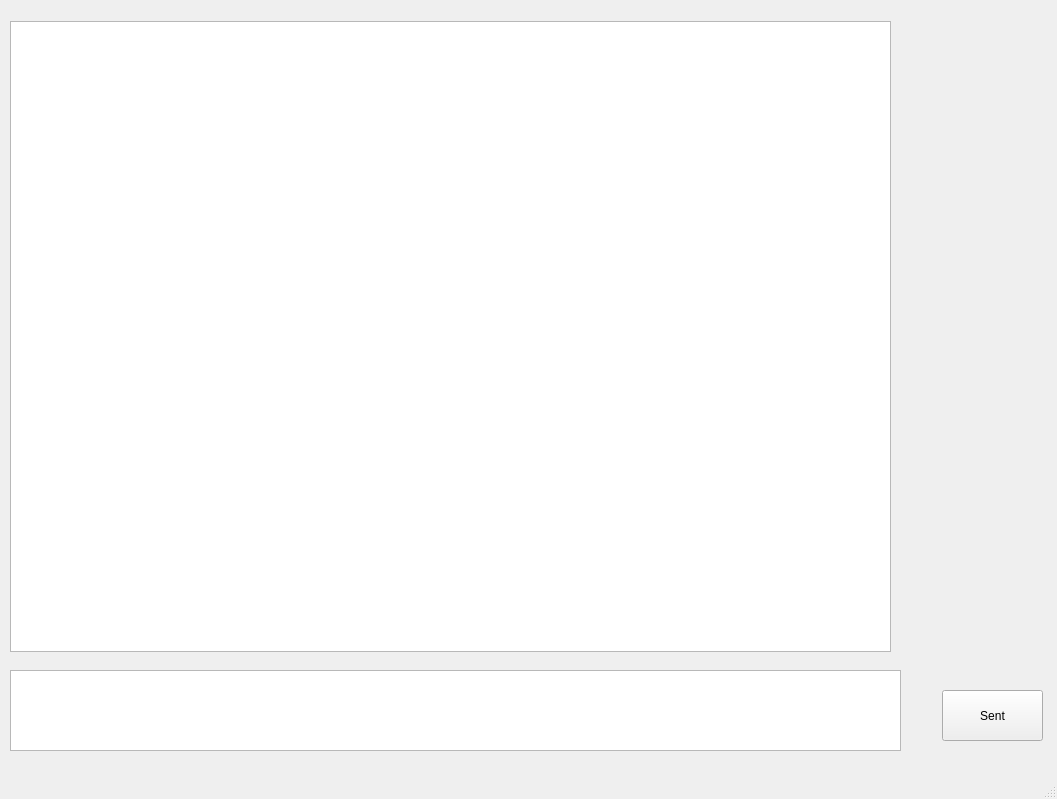
<?xml version="1.0" encoding="UTF-8"?>
<ui version="4.0">
 <class>MainWindow</class>
 <widget class="QMainWindow" name="MainWindow">
  <property name="geometry">
   <rect>
    <x>0</x>
    <y>0</y>
    <width>1057</width>
    <height>799</height>
   </rect>
  </property>
  <property name="windowTitle">
   <string>MainWindow</string>
  </property>
  <widget class="QWidget" name="centralwidget">
   <widget class="QTextEdit" name="Input_area">
    <property name="geometry">
     <rect>
      <x>10</x>
      <y>670</y>
      <width>891</width>
      <height>81</height>
     </rect>
    </property>
   </widget>
   <widget class="QPushButton" name="Button_sent">
    <property name="geometry">
     <rect>
      <x>942</x>
      <y>690</y>
      <width>101</width>
      <height>51</height>
     </rect>
    </property>
    <property name="text">
     <string>Sent</string>
    </property>
   </widget>
   <widget class="QTextBrowser" name="Chat">
    <property name="geometry">
     <rect>
      <x>10</x>
      <y>21</y>
      <width>881</width>
      <height>631</height>
     </rect>
    </property>
   </widget>
  </widget>
  <widget class="QMenuBar" name="menubar">
   <property name="geometry">
    <rect>
     <x>0</x>
     <y>0</y>
     <width>1057</width>
     <height>25</height>
    </rect>
   </property>
  </widget>
  <widget class="QStatusBar" name="statusbar"/>
 </widget>
 <resources/>
 <connections/>
</ui>
